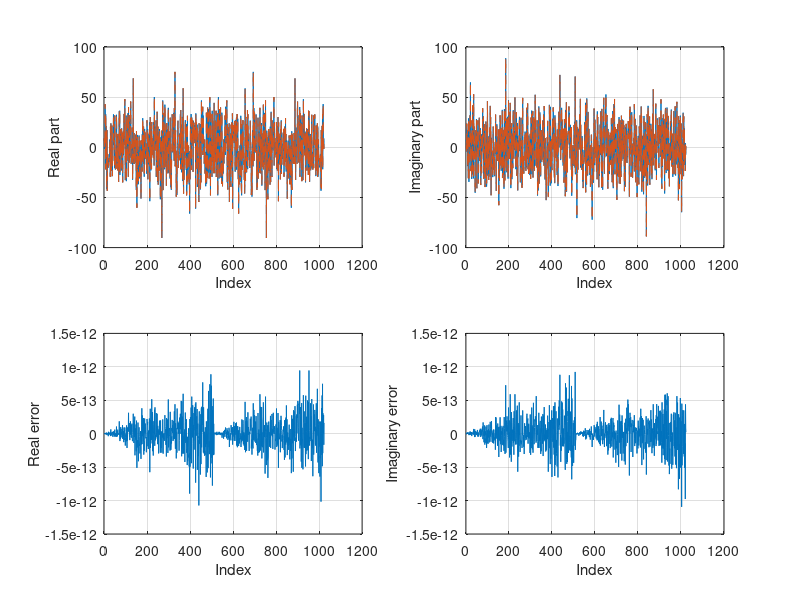

The MATLAB source for this figure:
% Fast Fourier Transformation (FFT)
% Radix-2 Decimation in Time

% XiaoCY 2021-02-01

%%
clear;clc

% X(k) = X1(k) + WN^k X2(k)
% WN(k) = exp(-1i*2*pi*k/N)

%% data
M = 10;
N = 2^M;
x = randn(N,1);                                 % origin data

%% FFT
tic

idx = 0:N-1;                                    % zero-based normal index
iidx = bin2dec(fliplr(dec2bin(idx,M)));         % zero-based inversed index

X = x(iidx+1);                                  % inversed data sequence

for m = 1:M
    Nm = 2^m;
    Nr = Nm/2;
    Wm = exp(-1i*2*pi/Nm);
    Wmk = 1;
    for n = 1:Nr
        for k = n:Nm:N
            kp = k + Nr;
            WX = X(kp)*Wmk;
            X(kp) = X(k)-WX;
            X(k) = X(k)+WX;
        end
        Wmk = Wmk*Wm;
    end
end

toc

%%
Y = fft(x);

ReX = real(X);
ImX = imag(X);
ReY = real(Y);
ImY = imag(Y);

figure
subplot(2,2,1)
plot(idx,ReX)
hold on
plot(idx,ReY,'--')
grid on
xlabel('Index')
ylabel('Real part')

subplot(2,2,2)
plot(idx,ImX)
hold on
plot(idx,ImY,'--')
grid on
xlabel('Index')
ylabel('Imaginary part')

subplot(2,2,3)
plot(idx,ReY-ReX)
grid on
xlabel('Index')
ylabel('Real error')

subplot(2,2,4)
plot(idx,ImY-ImX)
grid on
xlabel('Index')
ylabel('Imaginary error')
